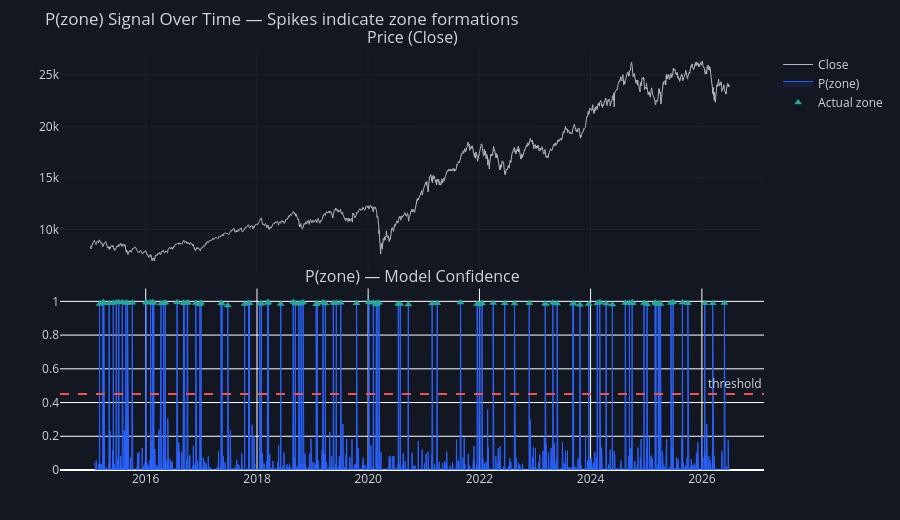

The notebook cell this image was saved under:
### Code cell
# ── 4.2  P(zone) across time on the full price history ───────────────────────
fig = make_subplots(rows=2, cols=1, shared_xaxes=True,
    row_heights=[0.55, 0.45], vertical_spacing=0.04,
    subplot_titles=['Price (Close)', 'P(zone) — Model Confidence'])

fig.add_trace(go.Scatter(
    x=proc['Date'], y=proc['Close'],
    mode='lines', name='Close',
    line=dict(color=NEUTRAL, width=1),
), row=1, col=1)

fig.add_trace(go.Scatter(
    x=windows['date'], y=windows['p_zone'],
    mode='lines', name='P(zone)',
    line=dict(color=ACCENT, width=1),
    fill='tozeroy', fillcolor='rgba(41,98,255,0.1)',
), row=2, col=1)

# Mark actual zone formation dates
zone_dates = windows[windows['label']==1]
fig.add_trace(go.Scatter(
    x=zone_dates['date'], y=zone_dates['p_zone'],
    mode='markers', name='Actual zone',
    marker=dict(color=WIN_COLOR, size=7, symbol='triangle-up'),
), row=2, col=1)

fig.add_hline(y=0.45, row=2, col=1, line_dash='dash', line_color=LOSS_COLOR,
              annotation_text='threshold')
fig.update_layout(dark_layout(
    title='P(zone) Signal Over Time — Spikes indicate zone formations',
    height=520,
))
fig.show()
